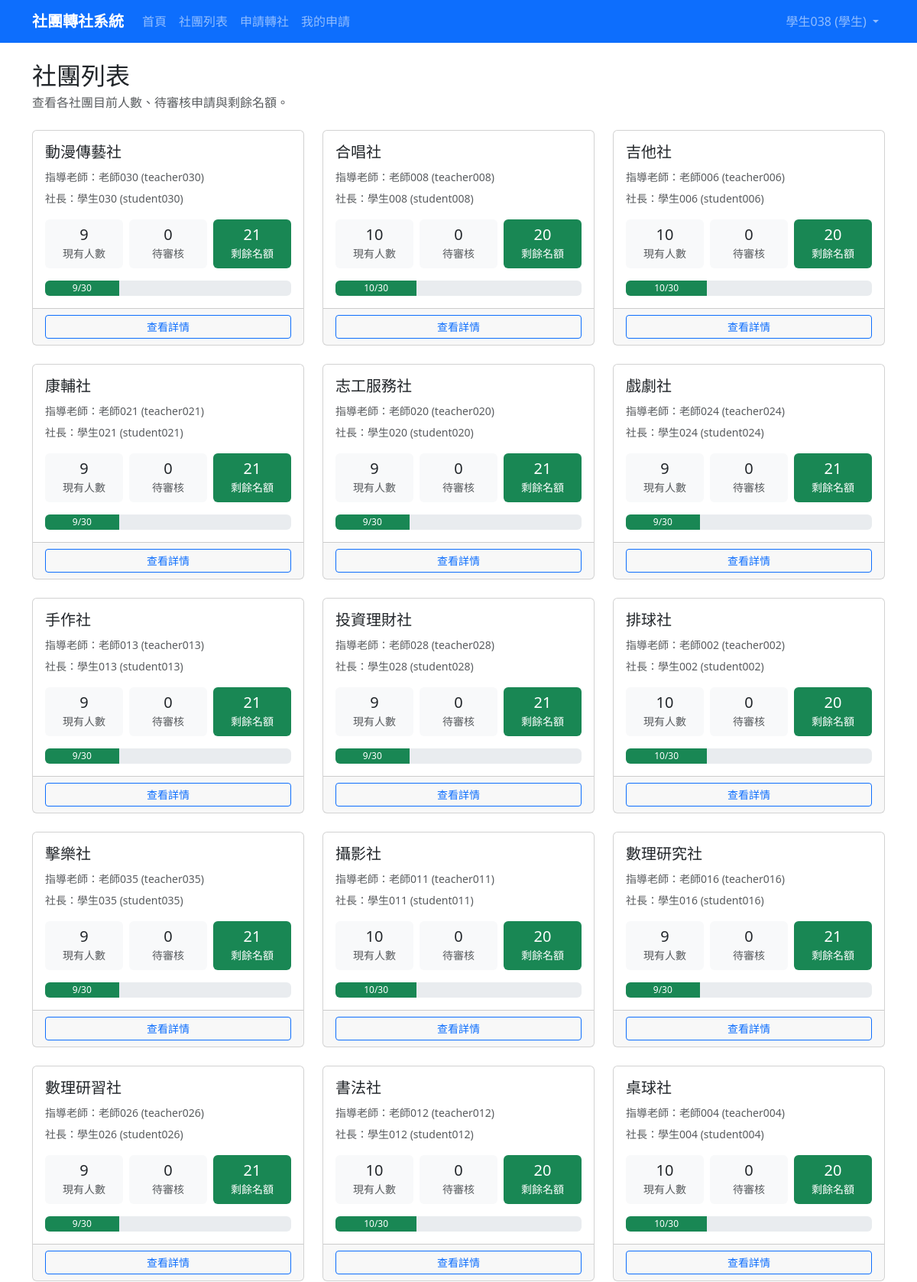
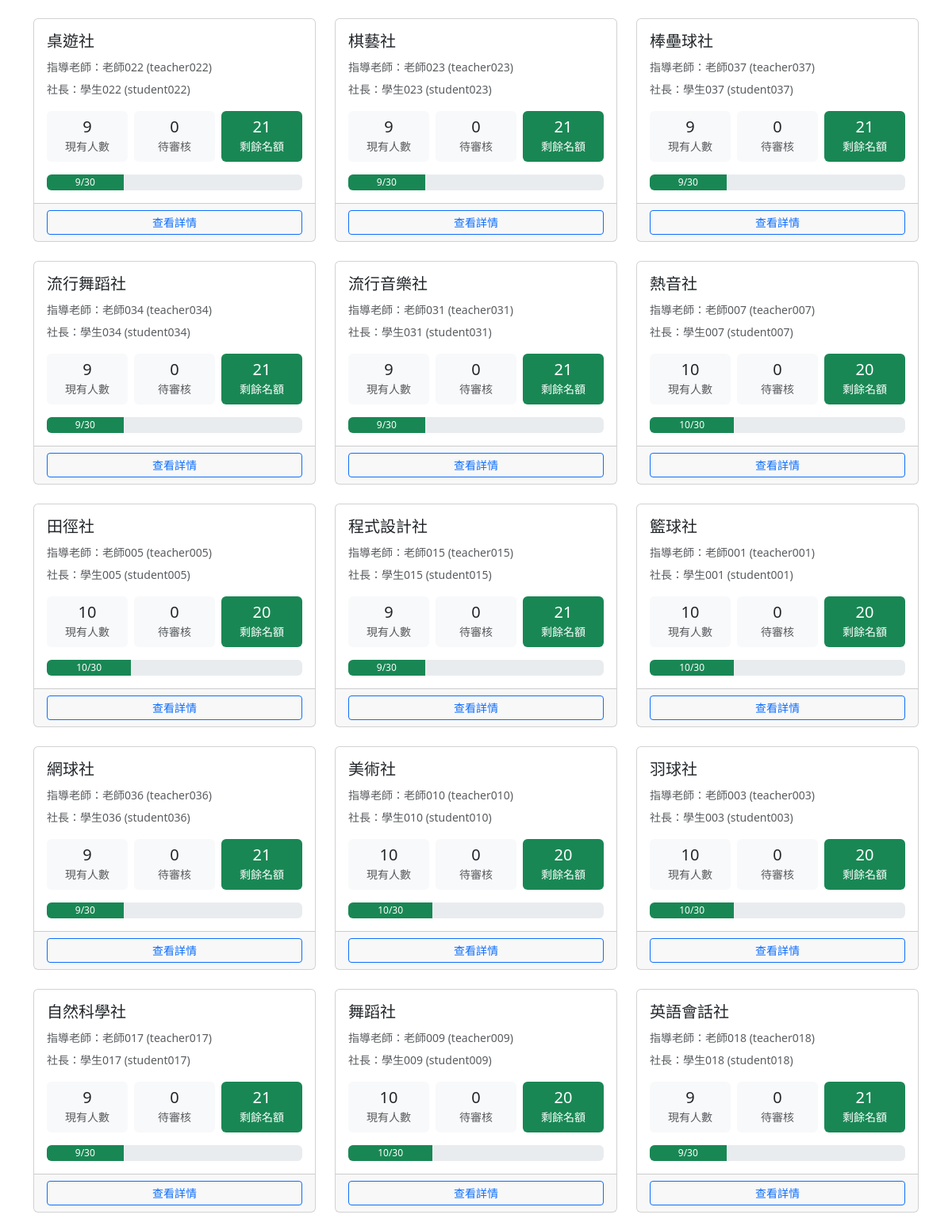
The page /clubs/ (signed in, upper part) on the database its author committed (2 pictures, top to bottom).
### accounts/models.py (models this page shows, shortened)
class User(AbstractUser):
    ROLE_CHOICES = [
        ('student', '學生'),
        ('president', '社長'),
        ('teacher', '指導老師'),
        ('admin', '訓育組（管理員）'),
    ]
    role = models.CharField(
        max_length=20,
        choices=ROLE_CHOICES,
        default='student',
        verbose_name='身分組'
    )
    student_id = models.CharField(
        max_length=20,
        blank=True,
        verbose_name='學號'
    )
    club = models.ForeignKey(
        'clubs.Club',
        on_delete=models.SET_NULL,
        null=True,
        blank=True,
        verbose_name='所屬社團',
        related_name='members'
    )
    phone = models.CharField(max_length=20, blank=True, verbose_name='電話')
    class Meta:
        verbose_name = '使用者'
        verbose_name_plural = '使用者'

### clubs/models.py (models this page shows, shortened)
class Club(models.Model):
    CATEGORY_CHOICES = [
        ('academic', '學術類'),
        ('arts', '藝文類'),
        ('performance', '藝能類'),
        ('recreation', '康輔類'),
        ('sports', '體育類'),
    ]
    code = models.CharField(max_length=10, unique=True, null=True, blank=True, verbose_name='社團代號')
    name = models.CharField(max_length=100, verbose_name='社團名稱')
    teacher = models.CharField(max_length=50, default='', verbose_name='指導老師')
    president = models.CharField(max_length=50, default='', verbose_name='社長')
    location = models.CharField(max_length=100, blank=True, verbose_name='社課場地')
    category = models.CharField(max_length=20, choices=CATEGORY_CHOICES, blank=True, verbose_name='類別')
    description = models.TextField(blank=True, verbose_name='社團描述')
    max_members = models.PositiveIntegerField(default=30, verbose_name='人數上限')
    current_members = models.PositiveIntegerField(default=0, verbose_name='現有人數')
    is_active = models.BooleanField(default=True, verbose_name='啟用中')
    created_at = models.DateTimeField(auto_now_add=True, verbose_name='建立時間')
    updated_at = models.DateTimeField(auto_now=True, verbose_name='更新時間')
    class Meta:
        verbose_name = '社團'
        verbose_name_plural = '社團'
        ordering = ['name']
    def get_remaining_slots(self):
        return max(0, self.max_members - self.current_members)

### clubs/views.py (the view)
# urls.py: path('', views.ClubListView.as_view(), name='club_list'),
class ClubListView(LoginRequiredMixin, ListView):
    model = Club
    template_name = 'clubs/club_list.html'
    context_object_name = 'clubs'
    def get_queryset(self):
        return Club.objects.filter(is_active=True).prefetch_related('transfer_in_requests')
    def get_context_data(self, **kwargs):
        context = super().get_context_data(**kwargs)
        club_info = []
        for club in context['clubs']:
            pending_count = club.transfer_in_requests.filter(
                status__in=['new_president_pending', 'new_teacher_pending']
            ).count()
            club_info.append({
                'club': club,
                'pending_count': pending_count,
                'remaining_slots': club.get_remaining_slots(),
            })
        context['club_info_list'] = club_info
        return context

### templates/clubs/club_list.html (shortened to what this page needs)
{% extends 'base.html' %}
{% block content %}
<div class="d-flex justify-content-between align-items-center mb-4">
    <div>
        <h1 class="h2 mb-1">社團列表</h1>
        <p class="text-muted mb-0">查看各社團目前人數、待審核申請與剩餘名額。</p>
    </div>
</div>
<div class="row row-cols-1 row-cols-md-2 row-cols-lg-3 g-4">
    {% for info in club_info_list %}
    <div class="col">
        <div class="card club-card h-100">
            <div class="card-body">
                <h2 class="h5 card-title">{{ info.club.name }}</h2>
                <p class="card-text text-muted mb-1">
                    <small>指導老師：{{ info.club.teacher|default:"尚未設定" }}</small>
                </p>
                <p class="card-text text-muted">
                    <small>社長：{{ info.club.president|default:"尚未設定" }}</small>
                </p>
                <div class="row text-center g-2">
                    <div class="col-4">
                        <div class="p-2 bg-light rounded">
                            <div class="h5 mb-0">{{ info.club.current_members }}</div>
                            <small class="text-muted">現有人數</small>
                        </div>
                    </div>
                    <div class="col-4">
                        <div class="p-2 bg-light rounded">
                            <div class="h5 mb-0">{{ info.pending_count }}</div>
                            <small class="text-muted">待審核</small>
                        </div>
                    </div>
                    <div class="col-4">
                        <div class="p-2 {% if info.remaining_slots > 0 %}bg-success text-white{% else %}bg-danger text-white{% endif %} rounded">
                            <div class="h5 mb-0">{{ info.remaining_slots }}</div>
                            <small>剩餘名額</small>
                        </div>
                    </div>
                </div>
                <div class="mt-3">
                    <div class="progress" style="height: 20px;">
                        {% widthratio info.club.current_members info.club.max_members 100 as percentage %}
                        <div class="progress-bar {% if percentage >= 100 %}bg-danger{% elif percentage >= 80 %}bg-warning{% else %}bg-success{% endif %}"
                             role="progressbar"
                             style="width: {{ percentage }}%"
                             aria-valuenow="{{ info.club.current_members }}"
                             aria-valuemin="0"
                             aria-valuemax="{{ info.club.max_members }}">
                            {{ info.club.current_members }}/{{ info.club.max_members }}
                        </div>
                    </div>
                </div>
            </div>
            <div class="card-footer">
                <a href="{% url 'club_detail' info.club.pk %}" class="btn btn-outline-primary btn-sm w-100">
                    查看詳情
                </a>
            </div>
        </div>
    </div>
    {% empty %}
    <div class="col-12">
        <div class="alert alert-info">目前沒有社團資料。</div>
    </div>
    {% endfor %}
</div>
{% endblock %}

### templates/base.html (shortened to what this page needs)
<!DOCTYPE html>
<html lang="zh-TW">
<head>
    <link href="https://cdn.jsdelivr.net/npm/bootstrap@5.3.0/dist/css/bootstrap.min.css" rel="stylesheet">
</head>
<body>
    <nav class="navbar navbar-expand-lg navbar-dark bg-primary">
        <div class="container">
            <a class="navbar-brand" href="{% url 'home' %}">社團轉社系統</a>
            <div class="collapse navbar-collapse" id="navbarNav">
                <ul class="navbar-nav me-auto">
                    <li class="nav-item">
                        <a class="nav-link" href="{% url 'home' %}">首頁</a>
                    </li>
                    <li class="nav-item">
                        <a class="nav-link" href="{% url 'club_list' %}">社團列表</a>
                    </li>
                    {% if user.is_authenticated %}
                        {% if user.role == 'student' or user.role == 'president' %}
                            <li class="nav-item">
                                <a class="nav-link" href="{% url 'transfer_apply' %}">申請轉社</a>
                            </li>
                            <li class="nav-item">
                                <a class="nav-link" href="{% url 'my_requests' %}">我的申請</a>
                            </li>
                        {% endif %}
                    {% endif %}
                </ul>
                <ul class="navbar-nav">
                    {% if user.is_authenticated %}
                        <li class="nav-item dropdown">
                            <a class="nav-link dropdown-toggle" href="#" role="button" data-bs-toggle="dropdown">
                                {{ user.get_full_name|default:user.username }} ({{ user.get_role_display }})
                            </a>
                        </li>
                    {% else %}
                        <li class="nav-item">
                            <a class="nav-link" href="{% url 'login' %}">登入</a>
                        </li>
                    {% endif %}
                </ul>
            </div>
        </div>
    </nav>
    <main class="container my-4">
        {% block content %}{% endblock %}
    </main>
</body>
</html>

### templates/base.html (style rules this page uses)
.navbar-brand { font-weight: bold; }
.club-card { transition: transform 0.2s; }

### rows shown on the page
User: get_full_name "學生038", role "學生"
Club: club.name "動漫傳藝社", club.teacher "老師030 (teacher030)", club.president "學生030 (student030)", club.current_members "9", pending_count "0", remaining_slots "21", club.max_members "30"
Club: club.name "合唱社", club.teacher "老師008 (teacher008)", club.president "學生008 (student008)", club.current_members "10", pending_count "0", remaining_slots "20", club.max_members "30"
Club: club.name "吉他社", club.teacher "老師006 (teacher006)", club.president "學生006 (student006)", club.current_members "10", pending_count "0", remaining_slots "20", club.max_members "30"
Club: club.name "康輔社", club.teacher "老師021 (teacher021)", club.president "學生021 (student021)", club.current_members "9", pending_count "0", remaining_slots "21", club.max_members "30"
Club: club.name "志工服務社", club.teacher "老師020 (teacher020)", club.president "學生020 (student020)", club.current_members "9", pending_count "0", remaining_slots "21", club.max_members "30"
Club: club.name "戲劇社", club.teacher "老師024 (teacher024)", club.president "學生024 (student024)", club.current_members "9", pending_count "0", remaining_slots "21", club.max_members "30"
Club: club.name "手作社", club.teacher "老師013 (teacher013)", club.president "學生013 (student013)", club.current_members "9", pending_count "0", remaining_slots "21", club.max_members "30"
Club: club.name "投資理財社", club.teacher "老師028 (teacher028)", club.president "學生028 (student028)", club.current_members "9", pending_count "0", remaining_slots "21", club.max_members "30"
Club: club.name "排球社", club.teacher "老師002 (teacher002)", club.president "學生002 (student002)", club.current_members "10", pending_count "0", remaining_slots "20", club.max_members "30"
Club: club.name "擊樂社", club.teacher "老師035 (teacher035)", club.president "學生035 (student035)", club.current_members "9", pending_count "0", remaining_slots "21", club.max_members "30"
Club: club.name "攝影社", club.teacher "老師011 (teacher011)", club.president "學生011 (student011)", club.current_members "10", pending_count "0", remaining_slots "20", club.max_members "30"
Club: club.name "數理研究社", club.teacher "老師016 (teacher016)", club.president "學生016 (student016)", club.current_members "9", pending_count "0", remaining_slots "21", club.max_members "30"
Club: club.name "數理研習社", club.teacher "老師026 (teacher026)", club.president "學生026 (student026)", club.current_members "9", pending_count "0", remaining_slots "21", club.max_members "30"
Club: club.name "書法社", club.teacher "老師012 (teacher012)", club.president "學生012 (student012)", club.current_members "10", pending_count "0", remaining_slots "20", club.max_members "30"
Club: club.name "桌球社", club.teacher "老師004 (teacher004)", club.president "學生004 (student004)", club.current_members "10", pending_count "0", remaining_slots "20", club.max_members "30"
Club: club.name "桌遊社", club.teacher "老師022 (teacher022)", club.president "學生022 (student022)", club.current_members "9", pending_count "0", remaining_slots "21", club.max_members "30"
Club: club.name "棋藝社", club.teacher "老師023 (teacher023)", club.president "學生023 (student023)", club.current_members "9", pending_count "0", remaining_slots "21", club.max_members "30"
Club: club.name "棒壘球社", club.teacher "老師037 (teacher037)", club.president "學生037 (student037)", club.current_members "9", pending_count "0", remaining_slots "21", club.max_members "30"
Club: club.name "流行舞蹈社", club.teacher "老師034 (teacher034)", club.president "學生034 (student034)", club.current_members "9", pending_count "0", remaining_slots "21", club.max_members "30"
Club: club.name "流行音樂社", club.teacher "老師031 (teacher031)", club.president "學生031 (student031)", club.current_members "9", pending_count "0", remaining_slots "21", club.max_members "30"
Club: club.name "熱音社", club.teacher "老師007 (teacher007)", club.president "學生007 (student007)", club.current_members "10", pending_count "0", remaining_slots "20", club.max_members "30"
Club: club.name "田徑社", club.teacher "老師005 (teacher005)", club.president "學生005 (student005)", club.current_members "10", pending_count "0", remaining_slots "20", club.max_members "30"
Club: club.name "程式設計社", club.teacher "老師015 (teacher015)", club.president "學生015 (student015)", club.current_members "9", pending_count "0", remaining_slots "21", club.max_members "30"
Club: club.name "籃球社", club.teacher "老師001 (teacher001)", club.president "學生001 (student001)", club.current_members "10", pending_count "0", remaining_slots "20", club.max_members "30"
Club: club.name "網球社", club.teacher "老師036 (teacher036)", club.president "學生036 (student036)", club.current_members "9", pending_count "0", remaining_slots "21", club.max_members "30"
Club: club.name "美術社", club.teacher "老師010 (teacher010)", club.president "學生010 (student010)", club.current_members "10", pending_count "0", remaining_slots "20", club.max_members "30"
Club: club.name "羽球社", club.teacher "老師003 (teacher003)", club.president "學生003 (student003)", club.current_members "10", pending_count "0", remaining_slots "20", club.max_members "30"
Club: club.name "自然科學社", club.teacher "老師017 (teacher017)", club.president "學生017 (student017)", club.current_members "9", pending_count "0", remaining_slots "21", club.max_members "30"
Club: club.name "舞蹈社", club.teacher "老師009 (teacher009)", club.president "學生009 (student009)", club.current_members "10", pending_count "0", remaining_slots "20", club.max_members "30"
Club: club.name "英語會話社", club.teacher "老師018 (teacher018)", club.president "學生018 (student018)", club.current_members "9", pending_count "0", remaining_slots "21", club.max_members "30"
